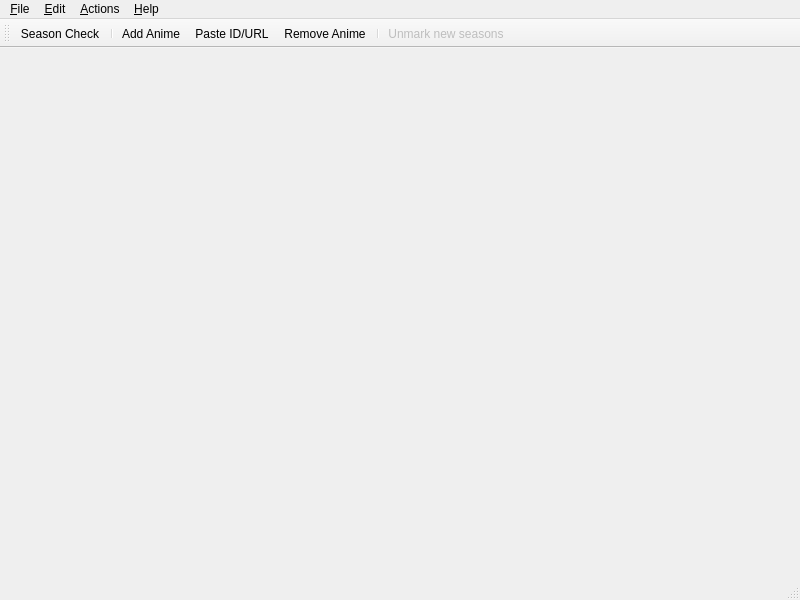
<?xml version="1.0" encoding="UTF-8"?>
<ui version="4.0">
 <class>MainWindow</class>
 <widget class="QMainWindow" name="MainWindow">
  <property name="geometry">
   <rect>
	<x>0</x>
	<y>0</y>
	<width>800</width>
	<height>600</height>
   </rect>
  </property>
  <property name="toolButtonStyle">
   <enum>Qt::ToolButtonFollowStyle</enum>
  </property>
  <property name="unifiedTitleAndToolBarOnMac">
   <bool>true</bool>
  </property>
  <widget class="QTreeView" name="seasonTreeView">
   <property name="contextMenuPolicy">
	<enum>Qt::ActionsContextMenu</enum>
   </property>
   <property name="editTriggers">
	<set>QAbstractItemView::NoEditTriggers</set>
   </property>
   <property name="tabKeyNavigation">
	<bool>true</bool>
   </property>
   <property name="alternatingRowColors">
	<bool>true</bool>
   </property>
   <property name="rootIsDecorated">
	<bool>false</bool>
   </property>
   <property name="itemsExpandable">
	<bool>false</bool>
   </property>
   <property name="sortingEnabled">
	<bool>true</bool>
   </property>
   <property name="animated">
	<bool>true</bool>
   </property>
   <property name="expandsOnDoubleClick">
	<bool>false</bool>
   </property>
  </widget>
  <widget class="QMenuBar" name="menubar">
   <property name="geometry">
	<rect>
	 <x>0</x>
	 <y>0</y>
	 <width>800</width>
	 <height>23</height>
	</rect>
   </property>
   <widget class="QMenu" name="menuFile">
	<property name="title">
	 <string>&amp;File</string>
	</property>
	<addaction name="actionReload_Seasons"/>
	<addaction name="separator"/>
	<addaction name="action_Settings"/>
	<addaction name="actionSynchronization"/>
	<addaction name="separator"/>
	<addaction name="actionQuit"/>
   </widget>
   <widget class="QMenu" name="menuEdit">
	<property name="title">
	 <string>&amp;Edit</string>
	</property>
	<addaction name="actionAdd_Anime"/>
	<addaction name="actionPaste_ID_URL"/>
	<addaction name="separator"/>
	<addaction name="actionRemove_Anime"/>
   </widget>
   <widget class="QMenu" name="menu_Help">
	<property name="title">
	 <string>&amp;Help</string>
	</property>
	<addaction name="action_About"/>
	<addaction name="separator"/>
	<addaction name="action_Unblock_IP_Captcha"/>
	<addaction name="separator"/>
	<addaction name="actionMigrate_from_SeasonProxer"/>
   </widget>
   <widget class="QMenu" name="menu_Actions">
	<property name="title">
	 <string>&amp;Actions</string>
	</property>
	<addaction name="actionCopy_selected_Info"/>
	<addaction name="separator"/>
	<addaction name="action_Open_Anime_in_browser"/>
	<addaction name="action_Unmark_new_seasons"/>
	<addaction name="separator"/>
   </widget>
   <addaction name="menuFile"/>
   <addaction name="menuEdit"/>
   <addaction name="menu_Actions"/>
   <addaction name="menu_Help"/>
  </widget>
  <widget class="QStatusBar" name="statusbar"/>
  <widget class="QToolBar" name="toolBar">
   <property name="windowTitle">
	<string>Toolbar</string>
   </property>
   <attribute name="toolBarArea">
	<enum>TopToolBarArea</enum>
   </attribute>
   <attribute name="toolBarBreak">
	<bool>false</bool>
   </attribute>
   <addaction name="actionReload_Seasons"/>
   <addaction name="separator"/>
   <addaction name="actionAdd_Anime"/>
   <addaction name="actionPaste_ID_URL"/>
   <addaction name="actionRemove_Anime"/>
   <addaction name="separator"/>
   <addaction name="action_Unmark_new_seasons"/>
  </widget>
  <action name="actionAdd_Anime">
   <property name="icon">
	<iconset theme="gtk-add">
	 <normaloff>:/icons/add.ico</normaloff>:/icons/add.ico</iconset>
   </property>
   <property name="text">
	<string>&amp;Add Anime</string>
   </property>
   <property name="shortcut">
	<string>Ctrl+Ins</string>
   </property>
  </action>
  <action name="actionRemove_Anime">
   <property name="icon">
	<iconset theme="edit-delete">
	 <normaloff>:/icons/remove.ico</normaloff>:/icons/remove.ico</iconset>
   </property>
   <property name="text">
	<string>&amp;Remove Anime</string>
   </property>
   <property name="shortcut">
	<string>Del</string>
   </property>
  </action>
  <action name="actionPaste_ID_URL">
   <property name="icon">
	<iconset theme="edit-paste">
	 <normaloff>:/icons/paste.ico</normaloff>:/icons/paste.ico</iconset>
   </property>
   <property name="text">
	<string>&amp;Paste ID/URL</string>
   </property>
   <property name="shortcut">
	<string>Ctrl+V</string>
   </property>
  </action>
  <action name="actionCopy_selected_Info">
   <property name="icon">
	<iconset theme="edit-copy">
	 <normaloff>:/icons/copy.ico</normaloff>:/icons/copy.ico</iconset>
   </property>
   <property name="text">
	<string>&amp;Copy selected Info</string>
   </property>
   <property name="shortcut">
	<string>Ctrl+C</string>
   </property>
  </action>
  <action name="actionQuit">
   <property name="icon">
	<iconset theme="gtk-quit">
	 <normaloff>.</normaloff>.</iconset>
   </property>
   <property name="text">
	<string>&amp;Quit</string>
   </property>
   <property name="toolTip">
	<string>Quit</string>
   </property>
   <property name="shortcut">
	<string>Alt+F4</string>
   </property>
  </action>
  <action name="actionReload_Seasons">
   <property name="icon">
	<iconset theme="view-refresh">
	 <normaloff>:/icons/reload.ico</normaloff>:/icons/reload.ico</iconset>
   </property>
   <property name="text">
	<string>Season &amp;Check</string>
   </property>
   <property name="shortcut">
	<string>Ctrl+R</string>
   </property>
  </action>
  <action name="action_About">
   <property name="icon">
	<iconset theme="help-about">
	 <normaloff>.</normaloff>.</iconset>
   </property>
   <property name="text">
	<string>&amp;About</string>
   </property>
  </action>
  <action name="action_Settings">
   <property name="icon">
	<iconset theme="configure">
	 <normaloff>:/de/skycoder42/qtmvvm/icons/settings.ico</normaloff>:/de/skycoder42/qtmvvm/icons/settings.ico</iconset>
   </property>
   <property name="text">
	<string>&amp;Settings</string>
   </property>
   <property name="shortcut">
	<string>Ctrl+Alt+S</string>
   </property>
  </action>
  <action name="action_Open_Anime_in_browser">
   <property name="icon">
	<iconset theme="browser">
	 <normaloff>:/icons/openLink.ico</normaloff>:/icons/openLink.ico</iconset>
   </property>
   <property name="text">
	<string>&amp;Open Anime in browser</string>
   </property>
   <property name="shortcut">
	<string>Ctrl+U</string>
   </property>
  </action>
  <action name="action_Unmark_new_seasons">
   <property name="enabled">
	<bool>false</bool>
   </property>
   <property name="icon">
	<iconset theme="dialog-ok-apply">
	 <normaloff>:/icons/unmarkNew.ico</normaloff>:/icons/unmarkNew.ico</iconset>
   </property>
   <property name="text">
	<string>&amp;Unmark new seasons</string>
   </property>
   <property name="shortcut">
	<string>Ctrl+K</string>
   </property>
  </action>
  <action name="actionSynchronization">
   <property name="icon">
	<iconset theme="view-refresh">
	 <normaloff>:/icons/reload.ico</normaloff>:/icons/reload.ico</iconset>
   </property>
   <property name="text">
	<string>Syn&amp;chronization</string>
   </property>
   <property name="toolTip">
	<string>Synchronization</string>
   </property>
  </action>
  <action name="action_Unblock_IP_Captcha">
   <property name="text">
	<string>&amp;Unblock IP Captcha</string>
   </property>
  </action>
  <action name="actionMigrate_from_SeasonProxer">
   <property name="text">
	<string>&amp;Migrate from SeasonProxer</string>
   </property>
  </action>
 </widget>
 <resources/>
 <connections/>
</ui>
